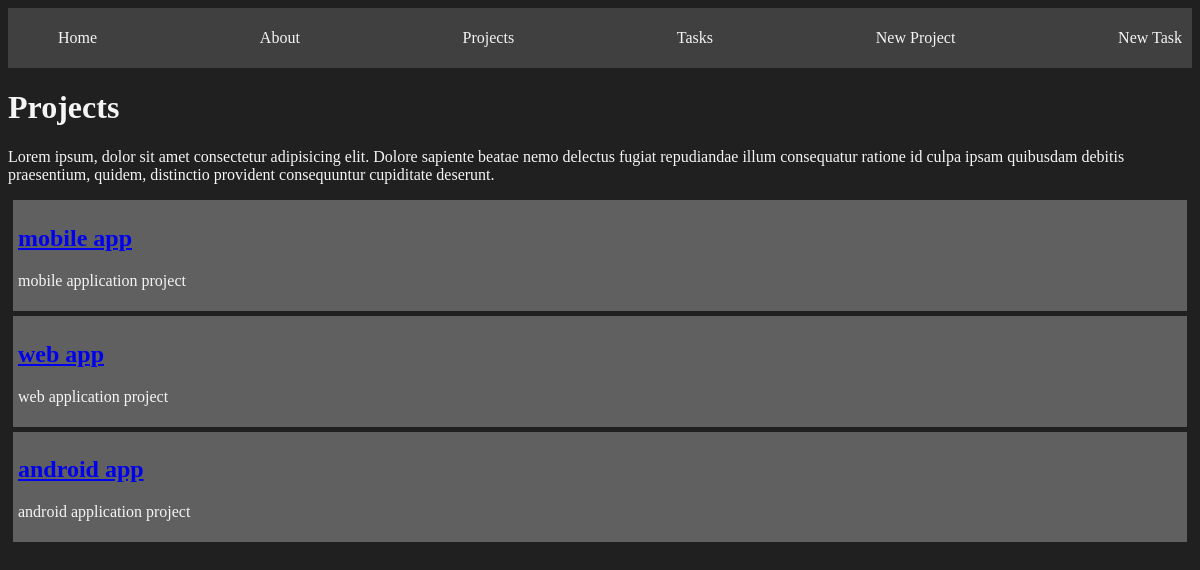
The app's page /projects/, older data.
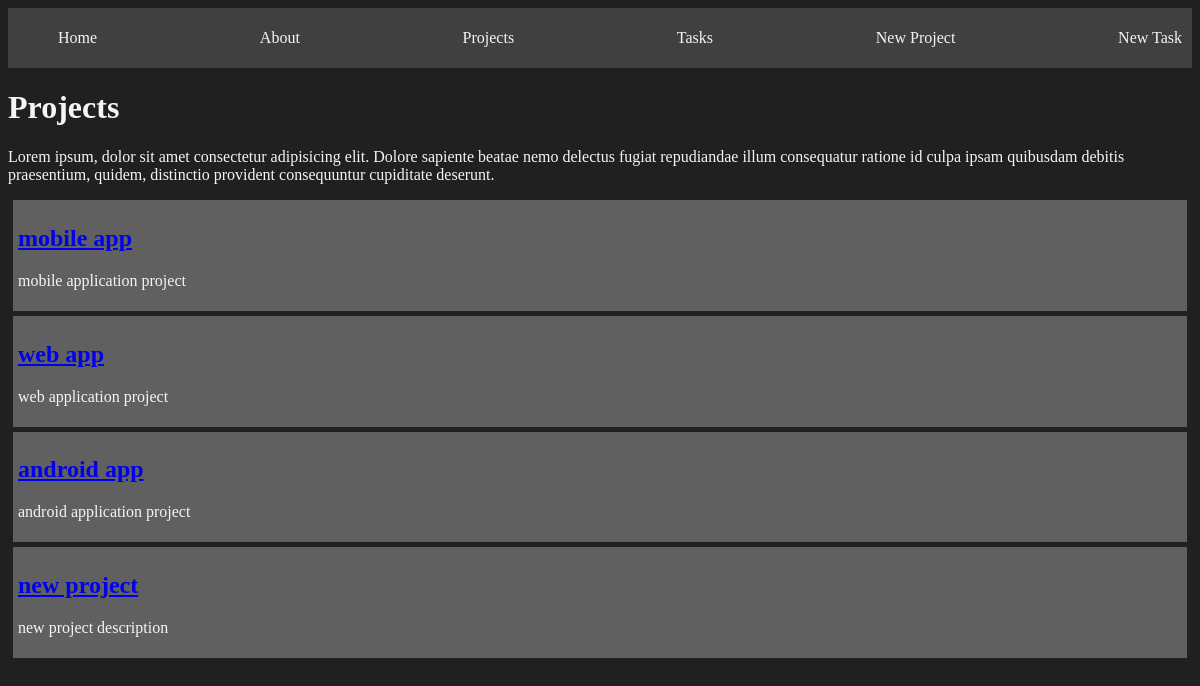
The same page, newer data.
### myapp/models.py (models this page shows, shortened)
class Project(models.Model):
  title = models.CharField(max_length=100)
  description = models.TextField()

### myapp/views.py (the view)
# urls.py: path('projects/', views.projects, name='projects'),
def projects(request):
  projects = Project.objects.all()
  return render(request, 'projects.html', {
    'projects': projects
  })

### myapp/templates/projects.html
{% extends 'layouts/base.html' %}
{% block content %}
  <h1>Projects</h1>
  <p>
    Lorem ipsum, dolor sit amet consectetur adipisicing elit. Dolore sapiente
    beatae nemo delectus fugiat repudiandae illum consequatur ratione id culpa
    ipsam quibusdam debitis praesentium, quidem, distinctio provident   consequuntur
    cupiditate deserunt.
  </p>
  {% for project in projects %}
    <article class="card">
      <a href="{% url 'project_detail' project.id %}">
        <h2>{{ project.title }}</h2>
      </a>
      <p>{{ project.description }}</p>
    </article>
  {% endfor %}
{% endblock %}

Row changes from the older to the newer data that the page shows:
added Project: title "new project", description "new project description"
